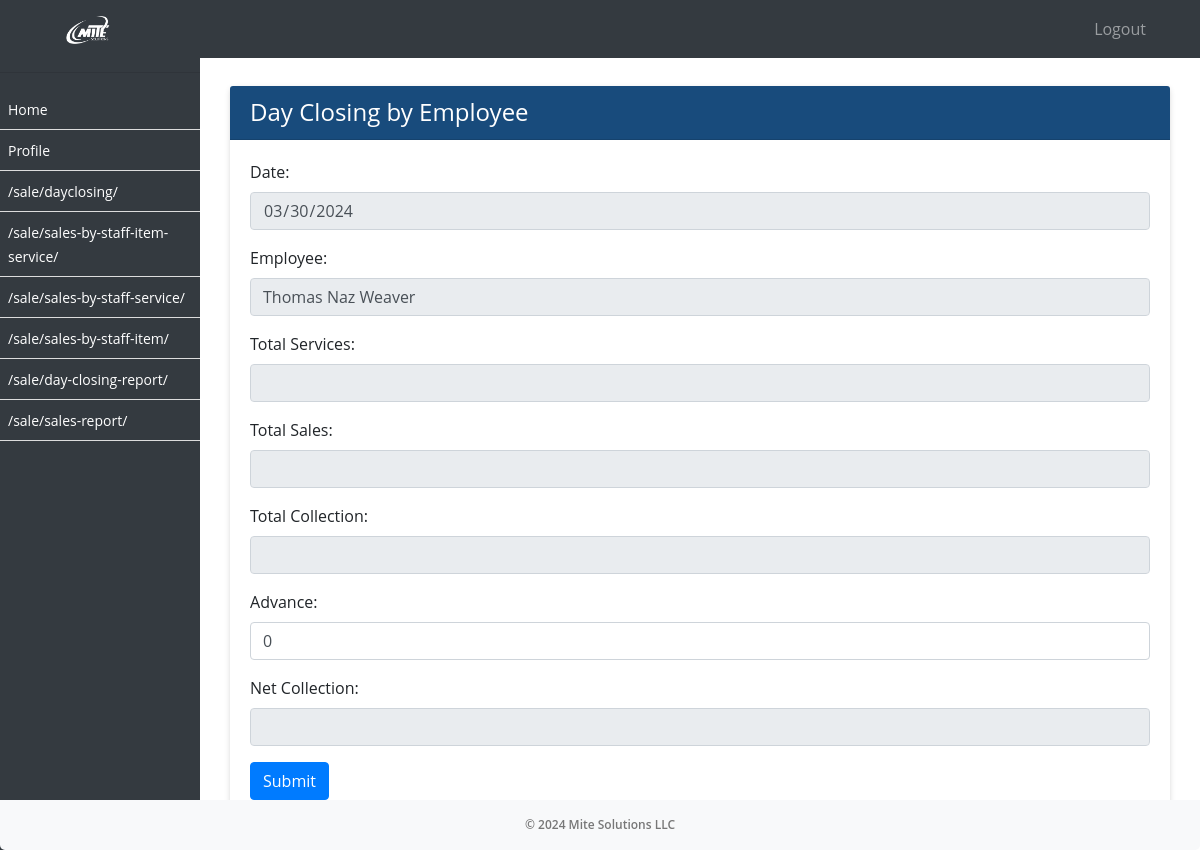
The app's page /sale/dayclosing/ (signed in), older data.
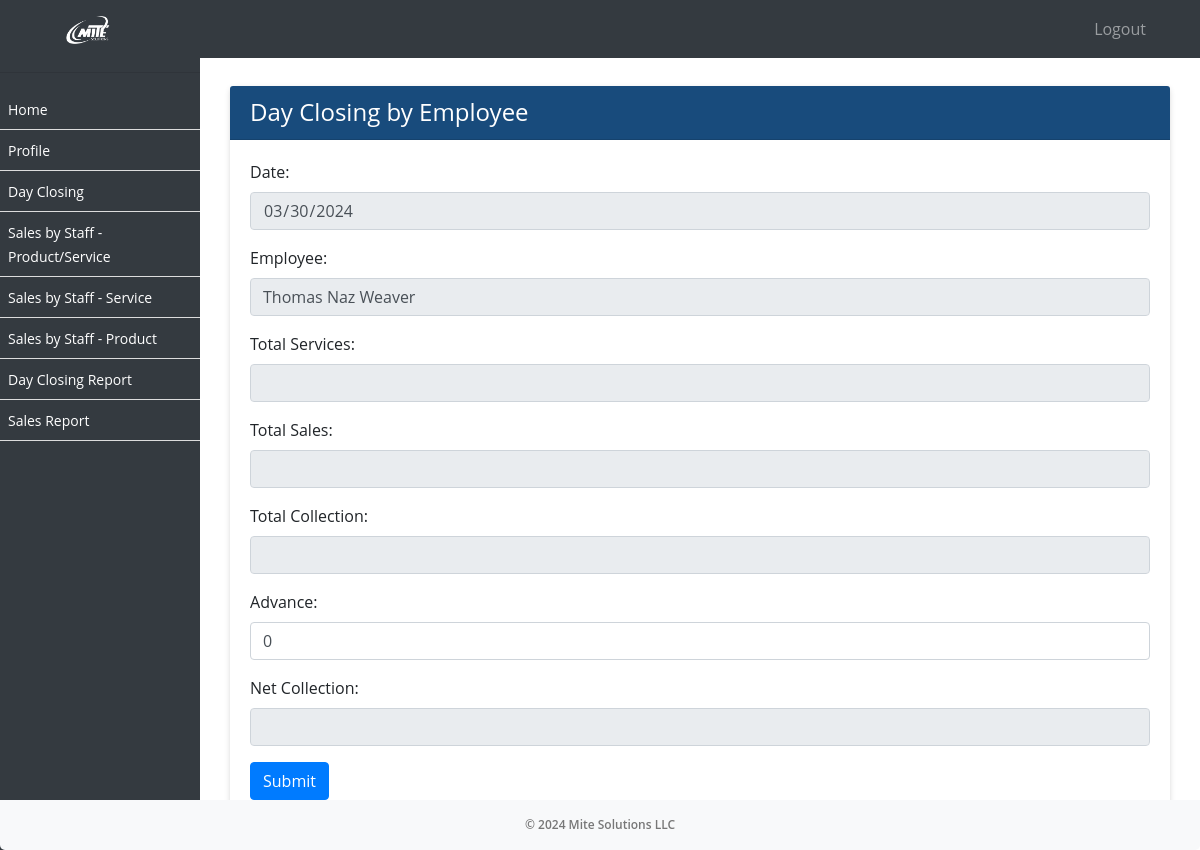
The same page, newer data.
### ezshopapp/models.py (models this page shows, shortened)
class Module(models.Model):
    URL_CHOICES = [
        ('/sale/dayclosing/', 'Day Closing'),
        ('/dayclosing/admin/', 'Admin Day Closing'),
        ('/sale/sales-by-staff-item-service/', 'Sales by Staff - Product/Service'),
        ('/sale/sales-by-staff-service/', 'Sales by Staff - Service'),
        ('/sale/sales-by-staff-item/', 'Sales by Staff - Product'),
        ('/sale/day-closing-report/', 'Day Closing Report'),
        ('/sale/sales-report/', 'Sales Report'),
    ]
    URL_NAMES = [
        ('Day Closing', '/sale/dayclosing/'),
        ('Admin Day Closing', '/dayclosing/admin/'),
        ('Sales by Staff - Product/Service', '/sale/sales-by-staff-item-service/'),
        ('Sales by Staff - Service', '/sale/sales-by-staff-service/'),
        ('Sales by Staff - Product', '/sale/sales-by-staff-item/'),
        ('Day Closing Report', '/sale/day-closing-report/'),
        ('Sales Report', '/sale/sales-report/'),
    ]
    url = models.CharField(max_length=150, choices=URL_CHOICES, null=True, verbose_name='Page Name')
    name = models.CharField(max_length=50, choices=URL_NAMES, null=True, verbose_name='Page URL')
    created_on = models.DateTimeField(auto_now_add=True, null=True)

### ezshopapp/views.py (the view)
# urls.py: path('sale/dayclosing/', DayClosingCreate, name='dayclosing'),
def DayClosingCreate(request):
    employee_id = request.session.get('employee_id')
    employees = get_object_or_404(Employee, pk=employee_id)
    business_profile = BusinessProfile.objects.filter(name=employees.business_profile).first()
    shop = Shop.objects.filter(name=business_profile.name).first()
    role = Role.objects.filter(name=employees.job_role).first()
    active_modules = role.modules.all()
    current_date = timezone.now().strftime('%Y-%m-%d')
    if request.method == 'POST':
        form = DayClosingForm(request.POST)
        if form.is_valid():
            day_closing = form.save(commit=False)
            day_closing.save()  # Save the day closing object
            return redirect('day_closing_report')
    else:
        form = DayClosingForm()
    return render(request, 'dayclosing.html', {'current_date': current_date, 'form': form, 'employees':employees, 'active_modules':active_modules})

### ezshopapp/forms.py
class DayClosingForm(forms.ModelForm):
    class Meta:
        model = DayClosing
        fields = ['date', 'employee', 'total_services', 'total_sales', 'total_collection', 'advance', 'net_collection', 'status']
        widgets = {
            'date': forms.DateInput(attrs={'type': 'date'}),
        }

### ezshopapp/models.py (called while the page is built)
    def __str__(self):
        return self.name

### ezshopapp/templates/dayclosing.html (shortened to what this page needs)
{% extends 'emp_base.html' %}
{% block content %}
<div class="container">
    <div class="card">
        <div class="card-header">
            <h4 class="mb-0 text-white">Day Closing by Employee</h4>
        </div>
        <div class="card-body">
            <form method="post" id="dayClosingForm">
                <div class="form-group">
                    <label for="date">Date:</label>
                    <input type="date" id="date" name="date" class="form-control" value="{{ current_date }}" readonly required>
                </div>
                <div class="form-group">
                    <label for="employee">Employee:</label>
                    <input type="text" class="form-control text-capitalize" readonly value="{% if employees %}{{ employees.first_name }} {{ employees.second_name }}{% endif %}">
                </div>
                <div class="form-group">
                    <label for="total_services">Total Services:</label>
                    <input type="number" class="form-control" id="total_services" name="total_services" readonly required>
                </div>
                <div class="form-group">
                    <label for="total_sales">Total Sales:</label>
                    <input type="number" class="form-control" id="total_sales" name="total_sales" readonly required>
                </div>
                <div class="form-group">
                    <label for="total_collection">Total Collection:</label>
                    <input type="number" class="form-control" id="total_collection" name="total_collection" readonly required>
                </div>
                <div class="form-group">
                    <label for="advance">Advance:</label>
                    <input type="number" class="form-control" id="advance" name="advance" value="0">
                </div>
                <div class="form-group">
                    <label for="net_collection">Net Collection:</label>
                    <input type="number" class="form-control" id="net_collection" name="net_collection" readonly required>
                </div>
                <button type="submit" class="btn btn-primary">Submit</button>
            </form>
        </div>
    </div>
</div>
{% endblock %}

### ezshopapp/templates/emp_base.html (shortened to what this page needs)
{% load static %}
<!DOCTYPE html>
<html lang="en">
<head>
    <link rel="stylesheet" href="https://stackpath.bootstrapcdn.com/bootstrap/4.3.1/css/bootstrap.min.css">
    <link href="https://templates.hibootstrap.com/farol/assets/css/style.css" rel="stylesheet">
    <link rel="stylesheet" type="text/css" href="https://cdn.datatables.net/1.11.5/css/jquery.dataTables.css">
    <link rel="stylesheet" href="https://use.fontawesome.com/releases/v5.8.2/css/all.css">
    <link rel="stylesheet" href="https://cdn.datatables.net/1.10.24/css/dataTables.bootstrap4.min.css"/>
    <link rel="stylesheet" type="text/css" href="https://cdn.jsdelivr.net/npm/daterangepicker/daterangepicker.css" />
<link rel="stylesheet" href="https://cdn.datatables.net/2.0.2/css/dataTables.bootstrap5.css">
<link rel="stylesheet" href="https://cdn.datatables.net/responsive/3.0.0/css/responsive.bootstrap5.css">
<link rel="stylesheet" type="text/css" href="https://cdn.datatables.net/buttons/2.2.2/css/buttons.bootstrap5.min.css">
</head>
<body>
<nav class="navbar navbar-expand-lg navbar-dark bg-dark fixed-top">
    <a class="navbar-brand text-left" href="/employee-dashboard/">
         <img src="../../static/assets/logo.png" alt="Mite Solutions"  style="filter: brightness(0) invert(1);" width="5%">
    </a>
    <div class="collapse navbar-collapse" id="navbarNav">
        <ul class="navbar-nav ml-auto pl-3">
                <a class="nav-link" href="{% url 'employee_logout' %}" id="logout-link">Logout</a>
        </ul>
    </div>
</nav>
<div id="sidebar">
    <hr/>
<ul id="font-c" style="max-height: 400px; overflow-y: scroll;">
    <li><a href="/employee-dashboard/">Home</a></li>
    <li><a href="/profile/">Profile</a></li>
    {% for module in active_modules %}
        <li>
            <a href="{{ module.url }}">{{ module.name }}</a>
        </li>
    {% endfor %}
</ul>
</div>
<div id="content">
    {% block content %}{% endblock %}
    <footer class="footer mt-auto py-3 bg-light">
        <div class="container text-center">
            <span class="text-muted">&copy; 2024 Mite Solutions LLC</span>
        </div>
    </footer>
</div>
</body>
</html>

Row changes from the older to the newer data that the page shows:
changed Module: name "/sale/dayclosing/" → "Day Closing"
changed Module: name "/sale/sales-by-staff-item-service/" → "Sales by Staff - Product/Service"
changed Module: name "/sale/sales-by-staff-service/" → "Sales by Staff - Service"
changed Module: name "/sale/sales-by-staff-item/" → "Sales by Staff - Product"
changed Module: name "/sale/day-closing-report/" → "Day Closing Report"
changed Module: name "/sale/sales-report/" → "Sales Report"
